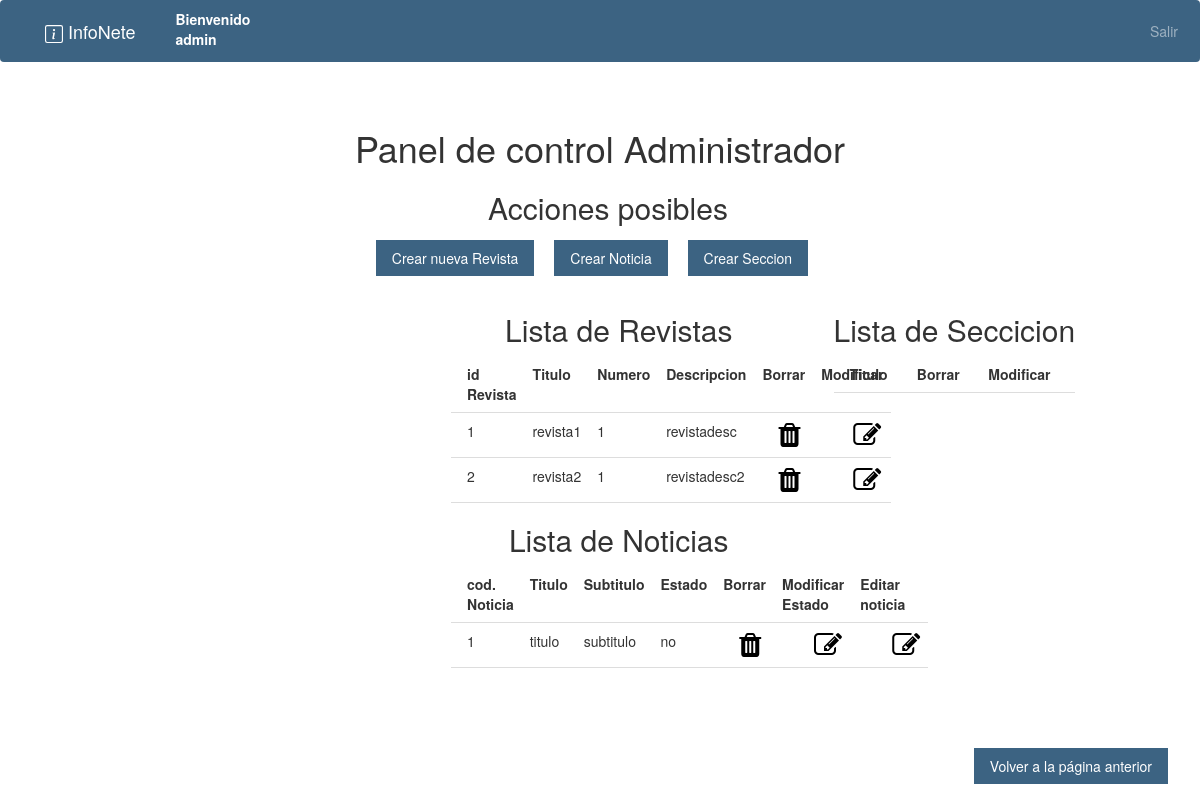
/interno.php?page=buscarNoticias (signed in), run on the app's committed database.
### tables this page shows
CREATE TABLE Diario_Revista
(
Id int NOT NULL auto_increment,
Titulo  varchar(50),
Numero int NOT NULL,
Descripcion varchar(100),
imagen_revista varchar(200),
CONSTRAINT PK_Revista PRIMARY KEY (Id)
);

CREATE TABLE Noticia
(
Cod_noticia int NOT NULL auto_increment,
Titulo varchar(200) NOT NULL, 
Subtitulo varchar(500) NOT NULL,  
informe_noticia varchar(10000) NOT NULL,									 									
imagen_noticia varchar(200),									
Cod_seccion int NOT NULL,
Cod_contenidista int NOT NULL,
EstadoAutorizado varchar(2),
CONSTRAINT PK_Noticia PRIMARY KEY (Cod_noticia),
CONSTRAINT FK_Seccion_Noticia FOREIGN KEY (Cod_seccion) REFERENCES Seccion (Cod_seccion),
CONSTRAINT FK_Noticia_Usuario FOREIGN KEY (Cod_contenidista) REFERENCES Usuario (Id_usuario)  
);

### controller/RevistaController.php (called while the page is built, shortened)
<?php
class RevistaController{
    private $modelo;
        public function __construct(){
            $this->modelo = new RevistaModel();
        }
        public function executeBuscarNoticias(){
            $this->modelo->executeBuscarNoticias();
            include_once("view/revista/panelControlRevista.php");
        }
}

### helper/Database.php (called while the page is built, shortened)
<?php
class Database{
    private $conexion;
    public function __construct(){
        $configuracion = parse_ini_file("config/config.ini");
        $servername = $configuracion["servername"];
        $username = $configuracion["username"];
        $dbname =  $configuracion["dbname"];
        $password =  $configuracion["password"];
        $conn = new mysqli($servername, $username, $password);
        $conn->select_db($dbname);
        $this->conexion = $conn;
    }
    public function queryBuscarNoticias(){
        $stmt = $this->conexion->prepare("SELECT * FROM Noticia ");
        $stmt->execute();
        $result = $stmt->get_result();
        $stmt2 = $this->conexion->prepare("SELECT * FROM Diario_Revista");
        $stmt2->execute();
        $result = $stmt2->get_result();
    }
}

### model/RevistaModel.php (called while the page is built, shortened)
<?php
include_once("helper/Database.php");
class RevistaModel
{
    private $conexion;
    public function __construct(){
        $this->conexion = new Database();
    }
    public function executeBuscarNoticias(){
        $this->conexion->queryBuscarNoticias();
    }
}

### view/revista/panelControlRevista.php (the view, shortened to what this page needs)
<?php
if(isset($_SESSION["usuarioOK"])) {
    $usuario = $_SESSION["usuarioOK"];
    $pos = explode("-", $usuario);
    ?>
    <html>
    <link rel="stylesheet" href="https://maxcdn.bootstrapcdn.com/bootstrap/3.3.6/css/bootstrap.min.css">
    <link rel="stylesheet" href="https://stackpath.bootstrapcdn.com/font-awesome/4.7.0/css/font-awesome.min.css">
    <body>
    <div class="w3-container w3-center">
        <h1 class="">Panel de control Administrador</h1>
        <h2 class="w3-margin-left w3-margin-bottom" style="margin-top: 2%">Acciones posibles</h2>
        <div class="w3-container w3-margin-top w3-margin-bottom">
            <a href="interno.php?page=crearRevista" class="w3-button bg-primary w3-hover-black w3-margin-right" style="text-decoration: none">Crear nueva Revista</a>
            <a href="interno.php?page=crearNoticia" class="w3-button bg-primary w3-hover-black w3-margin-right"style="text-decoration: none">Crear Noticia</a>
            <a href="interno.php?page=crearSeccion" class="w3-button bg-primary w3-hover-black w3-margin-right"style="text-decoration: none">Crear Seccion</a>
        </div>
    </div>
        <div class="row w3-center" style="margin-left: 35%">
            <div class="col  col-md-6">
        <div class="w3-container">
            <h2>Lista de Revistas</h2>
            <table class="w3-table w3-bordered">
                <tr class="w3-center">
                    <th>id Revista</th>
                    <th>Titulo</th>
                    <th>Numero</th>
                    <th>Descripcion</th>
                    <th>Borrar</th>
                    <th>Modificar</th>
                </tr>
    </div>
                <?php
                if(isset($_SESSION["revistas"])) {
                    $revistas = $_SESSION["revistas"];
                    $tam = sizeof($revistas);
                    for ($i = 1; $i <= $tam; $i++) {
                        $posi = explode("-", $revistas[$i]);
                        echo "<div>";
                        echo "<td>$posi[0]</td>";
                        echo "<td>$posi[1]</td>";
                        echo "<td>$posi[2]</td>";
                        echo "<td>$posi[3]</td>";
                        echo "<td>";
                        echo"<div class='w3-margin-left'><a href='interno.php?page=borrarRevista&idRevista=$posi[0]'style='color: black'><i class=\"fa fa-trash fa-2x\" aria-hidden=\"true\"></i></a></div>";
                        echo "</td>";
                        echo "<td>";
                        echo "<div class='w3-margin-left'><div class='w3-margin-left'><a href='interno.php?page=redirectRevista&idRevista=$posi[0]' style='color: black'>
                              <i class=\"fa fa-pencil-square-o fa-2x\" aria-hidden=\"true\" href='#'></i></a></div></div>";
                        echo "</td>";
                    }
                }
                ?>
        </div>
        <div class="w3-container">
            <h2>Lista de Noticias</h2>
            <table class="w3-table w3-bordered">
                <tr>
                    <th>cod. Noticia</th>
                    <th>Titulo</th>
                    <th>Subtitulo</th>
                    <th>Estado</th>
                    <th>Borrar</th>
                    <th>Modificar Estado</th>
                    <th>Editar noticia</th>
                </tr>
                <?php
                if(isset($_SESSION["noticias"])) {
                    $noticias = $_SESSION["noticias"];
                    $tam = sizeof($noticias);
                    for ($i = 1; $i <= $tam; $i++) {
                        $posN = explode("-", $noticias[$i]);
                        echo "<tr>";
                        echo "<td>$posN[0]</td>";
                        echo "<td>$posN[1]</td>";
                        echo "<td>$posN[2]</td>";
                        echo "<td>$posN[3]</td>";
                        if($pos[2]==1){
                        echo "<td>";
                        echo"<div class='w3-margin-left'><a href='interno.php?page=borrarNoticia&idNoticia=$posN[0]' style='color: black'><i class=\"fa fa-trash fa-2x\" aria-hidden=\"true\"></i></a></div>";
                        echo "</td>";
                        echo "<td>";
                        echo "<div class='w3-margin-left'><div class='w3-margin-left'><a href='interno.php?page=cambiarEstadoNoticia&idNoticia=$posN[0]' style='color: black'>
                              <i class=\"fa fa-pencil-square-o fa-2x\" aria-hidden=\"true\" href='#'></i></a></div></div>";
                        echo "</td>";
                            echo "<td>";
                            echo "<div class='w3-margin-left'><div class='w3-margin-left'><a href='interno.php?page=redirect&idNoticia=$posN[0]' style='color: black'>
                              <i class=\"fa fa-pencil-square-o fa-2x\" aria-hidden=\"true\" href='#'></i></a></div></div>";
                            echo "</td>";
                        }
                        echo"</tr>";
                    }
                }
                ?>
            </table>
        </div>
    </div>
    <div class="w3-container">
        <h2>Lista de Seccicion</h2>
        <table class="w3-table w3-bordered">
            <tr>
                <th>Titulo</th>
                <th>Borrar</th>
                <th>Modificar</th>
            </tr>
        </table>
    </div>
    </div>
    <div class="w3-display-bottomright w3-margin-bottom w3-margin-right">
        <a href="interno.php?page=panelControl" class="w3-button bg-primary w3-hover-black w3-margin-right" style="text-decoration: none">Volver a la página anterior</a></div>
    </body>
    </html>
    <?php
}else{
    header("Location: index.php");
    exit();
}
?>

### view/css/estilos.css (style rules this page uses)
.bg-primary { background-color: #3c6382 !important; }

### view/css/style.css (style rules this page uses)
.bg-primary { background-color: #3c6382 !important; }

### view/css/w3.css (style rules this page uses)
*,*:before,*:after { box-sizing:inherit }
html { -ms-text-size-adjust:100%;-webkit-text-size-adjust:100% }
body { margin:0 }
a { background-color:transparent }
html,body { font-family:Verdana,sans-serif;font-size:15px;line-height:1.5 }
html { overflow-x:hidden }
h1 { font-size:36px }
h2 { font-size:30px }
h1,h2,h3,h4,h5,h6 { font-family:"Segoe UI",Arial,sans-serif;font-weight:400;margin:10px 0 }
a { color:inherit }
.w3-table,.w3-table-all { border-collapse:collapse;border-spacing:0;width:100%;display:table }
.w3-bordered tr,.w3-table-all tr { border-bottom:1px solid #ddd }
.w3-table td,.w3-table th,.w3-table-all td,.w3-table-all th { padding:8px 8px;display:table-cell;text-align:left;vertical-align:top }
.w3-table th:first-child,.w3-table td:first-child,.w3-table-all th:first-child,.w3-table-all td:first-child { padding-left:16px }
.w3-btn,.w3-button { border:none;display:inline-block;padding:8px 16px;vertical-align:middle;overflow:hidden;text-decoration:none;color:inherit;background-color:inherit;text-align:center;cursor:pointer;white-space:nowrap }
.w3-btn,.w3-button { -webkit-touch-callout:none;-webkit-user-select:none;-khtml-user-select:none;-moz-user-select:none;-ms-user-select:none;user-select:none }
.w3-container:after,.w3-container:before,.w3-panel:after,.w3-panel:before,.w3-row:after,.w3-row:before,.w3-row-padding:after,.w3-row-padding:before, .w3-cell-row:before,.w3-cell-row:after,.w3-clear:after,.w3-clear:before,.w3-bar:before,.w3-bar:after { content:"";display:table;clear:both }
.w3-display-bottomright { position:absolute;right:0;bottom:0 }
.w3-container,.w3-panel { padding:0.01em 16px }
.w3-center { text-align:center!important }
.w3-margin-top { margin-top:16px!important }
.w3-margin-bottom { margin-bottom:16px!important }
.w3-margin-left { margin-left:16px!important }
.w3-margin-right { margin-right:16px!important }

### data on the page
diario_revista: Id "1", Titulo "revista1", Numero "1", Descripcion "revistadesc"
diario_revista: Id "2", Titulo "revista2", Numero "1", Descripcion "revistadesc2"
noticia: Cod_noticia "1", Titulo "titulo", Subtitulo "subtitulo", EstadoAutorizado "no"

### other printed values
$pos[1] "admin"
